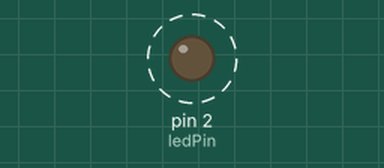
This sketch was run on a simulated Arduino Uno, built with avr-gcc and run on an emulated ATmega328P. Parts: output pins drawn as LEDs (lit = HIGH). Dashed ring = blinking. Random numbers use the default seed unless the sketch sets one; what the sketch prints to the serial monitor is not drawn.

Above: at 0.8 s.
Timing chart, 0 to 3.0 s (numbered marks = the images above):
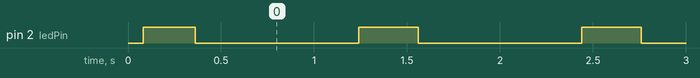

Measured:
- by itself, pin 2 (ledPin): alternates HIGH for 0.32 s and LOW for 0.88 s

The sketch:

Day7-peak-bpm-detection.ino
```cpp
// ================= 全局变量区 =================
const int ledPin = 2;

unsigned long lastSampleTime = 0;
const int sampleInterval = 20;

float simulatedSignal = 0.0;
float filteredSignal = 0.0;

// ---------- 今天的新增变量 ----------
bool isPeakDetected = false;     // 状态标志：当前是否正在经历信号峰值
unsigned long lastPeakTime = 0;  // 记录上一次检测到峰值的时间
int bpm = 0;                     // 计算出的频率（每分钟多少次）

void setup() {
  Serial.begin(115200);
  pinMode(ledPin, OUTPUT);
  digitalWrite(ledPin, LOW);
  Serial.println("Day 7: 峰值检测与BPM估算已启动...");
}

void loop() {
  if (millis() - lastSampleTime >= sampleInterval) {
    lastSampleTime = millis();

    // ---- 1. 模拟脑电/心电信号 ----
    float noise = random(-30, 30);
    // 每1.2秒（1200毫秒）出现一次信号爆发，模拟心跳（1.2秒 = 50 BPM）
    if (millis() % 1200 < 300) {
      simulatedSignal = 800 + noise;
    } else {
      simulatedSignal = 50 + noise;
    }

    // ---- 2. 移动平均滤波 ----
    filteredSignal = (simulatedSignal * 0.2) + (filteredSignal * 0.8);

    // ---- 3. 峰值检测与频率计算（核心） ----
    int threshold = 400;

    if (filteredSignal > threshold) {
      // 状态从“平静”变成“爆发”的那一刻
      if (!isPeakDetected) {
        isPeakDetected = true;
        digitalWrite(ledPin, HIGH);

        unsigned long currentTime = millis(); // 获取当前时间

        // 如果 lastPeakTime 不是 0（说明之前已经检测过一次峰值了）
        if (lastPeakTime != 0) {
          // 计算两次峰值的时间差（毫秒）
          unsigned long timeDiff = currentTime - lastPeakTime;

          // 计算BPM：1分钟(60000毫秒) / 两次跳动的时间差
          if (timeDiff > 0) { // 防止除以 0 崩溃
            bpm = 60000 / timeDiff;
            Serial.print(">>> 检测到峰值！当前频率: ");
            Serial.print(bpm);
            Serial.println(" BPM <<<");
          }
        }

        // 更新最后一次峰值的时间
        lastPeakTime = currentTime;
      }
    }
    else {
      // 信号掉回阈值以下
      if (isPeakDetected) {
        isPeakDetected = false;
        digitalWrite(ledPin, LOW);
      }
    }
  }
}
```
